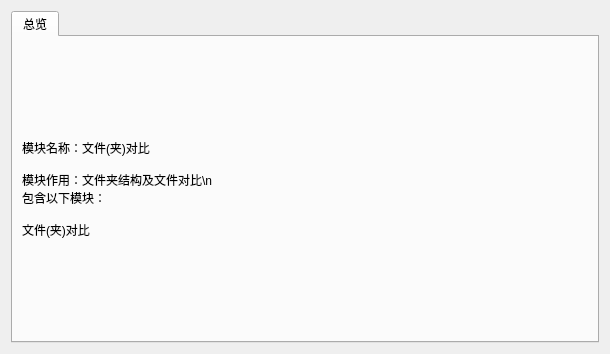
<?xml version="1.0" encoding="UTF-8"?>
<ui version="4.0">
 <class>FileCompareDiffMainWin</class>
 <widget class="QWidget" name="FileCompareDiffMainWin">
  <property name="geometry">
   <rect>
    <x>0</x>
    <y>0</y>
    <width>610</width>
    <height>354</height>
   </rect>
  </property>
  <property name="windowTitle">
   <string>Form</string>
  </property>
  <layout class="QGridLayout" name="gridLayout">
   <item row="0" column="0">
    <widget class="QTabWidget" name="tabWidget">
     <property name="currentIndex">
      <number>0</number>
     </property>
     <widget class="QWidget" name="tab">
      <attribute name="title">
       <string>总览</string>
      </attribute>
      <layout class="QHBoxLayout" name="horizontalLayout">
       <item>
        <widget class="QLabel" name="label">
         <property name="text">
          <string>模块名称：文件(夹)对比

模块作用：文件夹结构及文件对比\n
包含以下模块：

文件(夹)对比</string>
         </property>
        </widget>
       </item>
      </layout>
     </widget>
    </widget>
   </item>
  </layout>
 </widget>
 <resources/>
 <connections/>
</ui>
